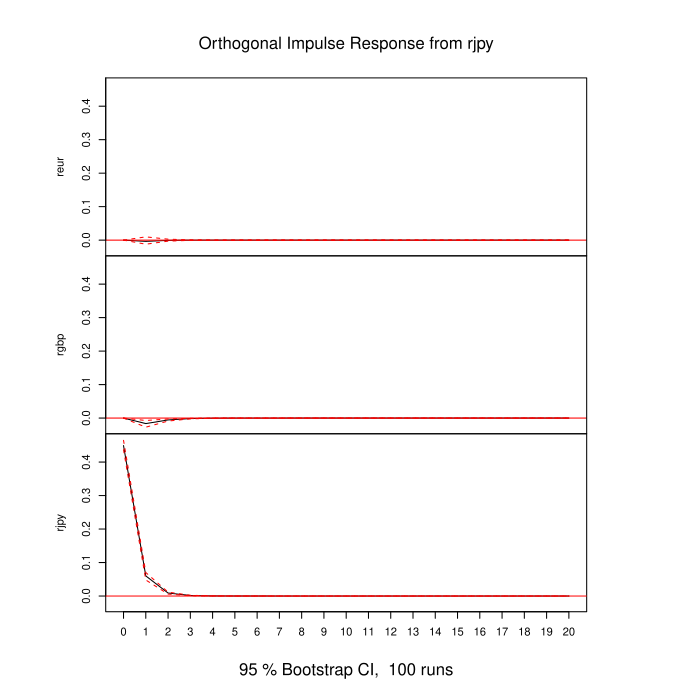

Reproduce this figure in R.
library(readxl)
currencies <- read_excel("D:/Programming Guide/data/currencies.xls")

currencies$reur = c(NA,100*diff(log(currencies$EUR)))
currencies$rgbp = c(NA,100*diff(log(currencies$GBP)))
currencies$rjpy = c(NA,100*diff(log(currencies$JPY)))

currencies = currencies[-1,]

library(vars)
VAR(currencies[c("reur","rgbp","rjpy")],p = 2)
VARselect(currencies[c("reur","rgbp","rjpy")], lag.max = 10)

var = VAR(currencies[c("reur","rgbp","rjpy")],p = 1)

grangertest(reur ~ rgbp, data = currencies)
grangertest(reur ~ rjpy, data = currencies)
causality(var,cause = c("rgbp","rjpy"))$Granger

grangertest(rgbp ~ reur, data = currencies)
grangertest(rgbp ~ rjpy, data = currencies)
causality(var,cause = c("reur","rjpy"))$Granger

grangertest(rjpy ~ reur, data = currencies)
grangertest(rjpy ~ rgbp, data = currencies)
causality(var,cause = c("reur","rgbp"))$Granger


par(cex.axis = 1.5, cex.lab = 1.5, lwd = 2)
ir = irf(var,n.ahead = 20)
plot(ir)
vd = fevd(var,n.ahead = 20)
plot(vd)

var_reverse = VAR(currencies[c("rjpy","rgbp","reur")],p = 1)
vd_reverse = fevd(var_reverse,n.ahead = 20)
plot(vd_reverse)

############################## Volatility modelling ##############################

library(vars)

garch11.spec = ugarchspec(mean.model = list(armaOrder=c(0,0)),variance.model = list(garchOrder=c(1,1),model="sGARCH"))
ugarchfit(spec,data=currencies$rjpy)

spec = ugarchspec(mean.model = list(armaOrder=c(0,0)),variance.model = list(garchOrder=c(1,1),model="eGARCH"))
ugarchfit(spec,data=currencies$rjpy)

spec = ugarchspec(mean.model = list(armaOrder=c(0,0)),variance.model = list(garchOrder=c(1,1),model="gjrGARCH"))
ugarchfit(spec,data=currencies$rjpy)

meanmodel = list(armaOrder=c(0,0),archm=T,archpow=2)
varmodel = list(garchOrder=c(1,1),model="sGARCH")
spec = ugarchspec(mean.model = meanmodel,variance.model = varmodel)
ugarchfit(spec,data=currencies$rjpy)

spec = ugarchspec(mean.model = list(armaOrder=c(0,0)),variance.model = list(garchOrder=c(1,1),model="eGARCH"))
fit = ugarchfit(spec,data = currencies$rjpy,out.sample = 700)

static_fc = ugarchforecast(fit,n.ahead=1,n.roll = 699)
dynamic_fc = ugarchforecast(fit,n.ahead = 700)
par(lwd=2,cex.axis = 2)
x_axis = currencies$Date[currencies$Date >= "2016-08-03"]
plot(x_axis,static_fc@forecast$sigmaFor,type="l",xlab="",ylab="",col="blue3")
lines(x_axis,dynamic_fc@forecast$sigmaFor,col="brown1")
legend("bottomleft", legend=c("Static", "Dynamic"),col=c("blue3","brown1"),lty= 1)


uspec = ugarchspec(mean.model = list(armaOrder=c(0,0)),variance.model = list(garchOrder=c(1,1),model="sGARCH"))
mspec = multispec(replicate(3,uspec))
cccspec = cgarchspec(mspec,VAR = F)
mod = cgarchfit(cccspec,data = currencies[c("reur","rgbp","rjpy")])
mod
mod@mfit$Rt
